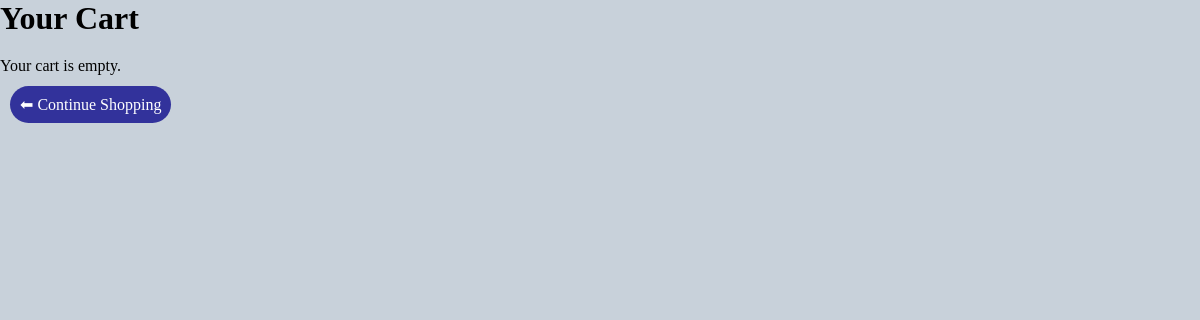
Page /cart/ (signed in) on the earlier database version.
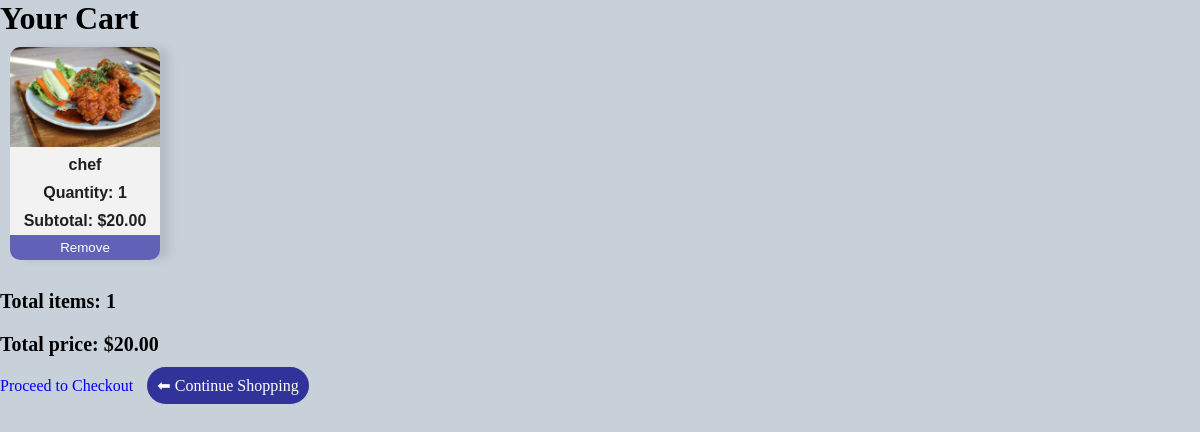
Same page on the later database version.
### core/models.py (models this page shows, shortened)
class OrderItem(models.Model):
    item = models.ForeignKey(Item, on_delete=models.CASCADE)
    user = models.ForeignKey(settings.AUTH_USER_MODEL, on_delete=models.CASCADE)
    quantity = models.IntegerField(default=1)
    ordered = models.BooleanField(default=False)
    def get_total_price(self):
        return self.quantity * self.item.price

class Item(models.Model):
    title = models.CharField(max_length=100)
    price = models.DecimalField(max_digits=10, decimal_places=2)
    category = models.CharField(choices=CATEGORY_CHOICES, max_length=2)
    label = models.CharField(choices=LABEL_CHOICES, max_length=1)
    image = models.ImageField(upload_to='items/', blank=True, null=True)
    slug = models.SlugField(unique=True, blank=True)
    description = models.TextField(blank=True, null=True)

class Order(models.Model):
    STATUS_CHOICES = [
        ("cart", "In Cart"),
        ("paid", "Paid"),
        ("shipped", "Shipped"),
        ("completed", "Completed"),
        ("cancelled", "Cancelled"),
    ]
    user = models.ForeignKey(settings.AUTH_USER_MODEL, on_delete=models.CASCADE)
    items = models.ManyToManyField(OrderItem)
    start_date = models.DateTimeField(auto_now_add=True)
    ordered_date = models.DateTimeField(blank=True, null=True)
    ordered = models.BooleanField(default=False)
    status = models.CharField(max_length=12, choices=STATUS_CHOICES, default="cart")
    shipping_address = models.ForeignKey(
        "ShippingAddress", on_delete=models.SET_NULL, null=True, blank=True
    )
    payment = models.ForeignKey(
        "Payment", on_delete=models.SET_NULL, null=True, blank=True
    )
    def get_total_cart_price(self):
        return sum(item.get_total_price() for item in self.items.all())
    def get_total_cart_items(self):
        return sum(item.quantity for item in self.items.all())

### core/views.py (the view)
# urls.py: path('cart/', views.cart_view, name='cart'),
def cart_view(request):
    order = get_user_cart(request.user)
    if request.user.is_authenticated:
        order_qs = Order.objects.filter(user=request.user, ordered=False)
        if order_qs.exists():
            order = order_qs[0]
    return render(request, "cart.html", {"order": order})

### core/views.py (called while the page is built)
def get_user_cart(user):
    order, created = Order.objects.get_or_create(user=user, ordered=False)
    return order

### templates/cart.html (shortened to what this page needs)
{% load static %}
<!DOCTYPE html>
<html lang="en">
  <head>
    <link rel="stylesheet" href="{% static 'Main.css' %}" />
    <link rel="stylesheet" href="{% static 'cart.css' %}" />
  </head>
  <body>
    <h1>Your Cart</h1>
    {% if order and order.items.all %}
    <ul>
      {% for order_item in order.items.all %}
      <li>
        <img
          src="{{ order_item.item.image.url }}"
          width="80"
          alt="{{ order_item.item.title }}"
        />
        <p class="label">{{ order_item.item.title }}</p>
        <p class="quantity">Quantity: {{ order_item.quantity }}</p>
        <p class="subtotal">Subtotal: ${{ order_item.get_total_price }}</p>
        <a href="{% url 'core:remove_from_cart' order_item.item.slug %}">
          <button>Remove</button>
        </a>
      </li>
      {% endfor %}
    </ul>
    <p class="total-item">Total items: {{ order.get_total_cart_items }}</p>
    <p class="total-price">Total price: ${{ order.get_total_cart_price }}</p>
    <a class="button" href="{% url 'core:checkout' %}">Proceed to Checkout</a>
    {% else %}
    <p class="emptycart">Your cart is empty.</p>
    {% endif %}
    <a href="{% url 'core:item-list' %}" class="tohome">⬅ Continue Shopping</a>
  </body>
</html>

### static_in_env/Main.css (style rules this page uses)
* { border: none; margin: 0; padding: 0; box-sizing: border-box; outline: none; list-style: none; text-decoration: none; }
:root { --bg-color:hsl(0, 0%, 95%); --second-bg-color:hsl(210, 20%, 82%); --main:green; --text-color:black; }
body { background-color: var(--second-bg-color); }

### static_in_env/cart.css (style rules this page uses)
* { border: none; margin: 0; padding: 0; box-sizing: border-box; outline: none; list-style: none; text-decoration: none; }
:root { --bg-color: hsl(0, 0%, 95%); --second-bg-color: hsl(210, 20%, 82%); --main: green; --text-color: black; }
body { background-color: var(--second-bg-color); }
ul { display: grid; grid-template-columns: repeat(auto-fill, 150px); justify-content: space-between; font-family: sans-serif; font-size: 16px; padding: 10px; gap: 15px; }
li { max-width: 400px; background-color: var(--bg-color); border-radius: 10px; align-items: center; text-align: center; box-shadow: 10px 0px 8px 0px rgba(26, 24, 24, 0.1); }
img { width: 100%; height: 100px; object-fit: cover; border-radius: 10px 10px 0 0; }
.label, .quantity, .subtotal { font-family: sans-serif; font-weight: bold; color: rgb(32, 30, 30); padding: 5px 0; text-align: center; white-space: normal; word-wrap: break-word; overflow-wrap: break-word; }
button { margin-top: auto; width: 100%; background-color: rgb(97, 97, 184); padding: 5px 10px; border-radius: 0px 0px 10px 10px; cursor: pointer; text-align: center; color: white; transition: background-color 0.3s; }
.total-item { font-size: 20px; font-weight: bold; margin-top: 20px; margin-bottom: 20px; }
.total-price { font-size: 20px; font-weight: bold; margin-top: 20px; margin-bottom: 20px; }
.tohome { background-color: rgb(50, 50, 155); color: white; padding: 10px; border-radius: 50px; margin-left: 10px; }

Differences in the rows shown:
added OrderItem: item.image (picture), item "chef", quantity "1", get_total_price "20.00"
added Order: get_total_cart_items "1", get_total_cart_price "20.00"
Other differences:
text no longer shown: "Your cart is empty."
text now shown: "Total items: Total price: $ Proceed to Checkout"
